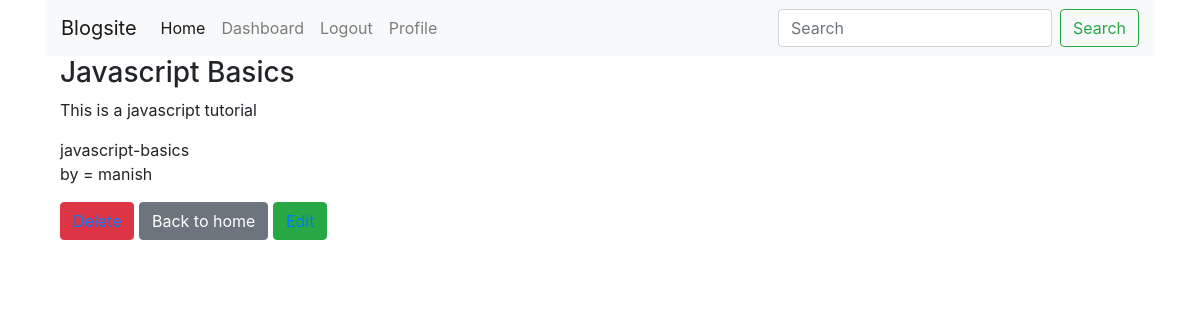
Page /blogs/dashview/javascript-basics/ (signed in) on the committed database.
### posts/models.py (models this page shows, shortened)
class Post(models.Model):
    title = models.CharField(max_length=100)
    content = models.TextField()
    published_date = models.DateTimeField(auto_now=True)
    category = models.ForeignKey(Category, on_delete=models.CASCADE, null=True)
    user = models.ForeignKey(User,on_delete=models.CASCADE,null=True,blank=True)
    slug = models.SlugField(null=True, unique=True)

### posts/views.py (the view)
# urls.py: path("dashview/<slug:slug>/",views.blog_details,name="dashview"),
def blog_details(request,slug):
    blog = Post.objects.get(slug=slug)
    data = {'blog':blog}
    return render(request,'blog-details.html',data)

### templates/blog-details.html (shortened to what this page needs)
{% extends 'base.html' %} {% load static %}
{% block content %}
<main>
	{% if request.user == blog.user %}
		<div class="container">
			<h3>{{blog.title}}</h3>
			<p>{{blog.content}}</p>
			{{ blog.slug }}
			<p>by = {{blog.user}}</p>
			<button class=" btn btn-danger"> <a href="{% url 'delete' blog.slug  %}">Delete</a> </button> <a href="{% url 'blogs' %}"><button class="btn btn-secondary">Back to home</button></a>  <button class = " btn btn-success"> <a href="{% url 'update' blog.slug %}"> Edit</a> </button>
		</div>
	{% endif %}
</main>
{% endblock %}

### rows in the picture
Post: title "Javascript Basics", content "This is a javascript tutorial", slug "javascript-basics", user "manish"
